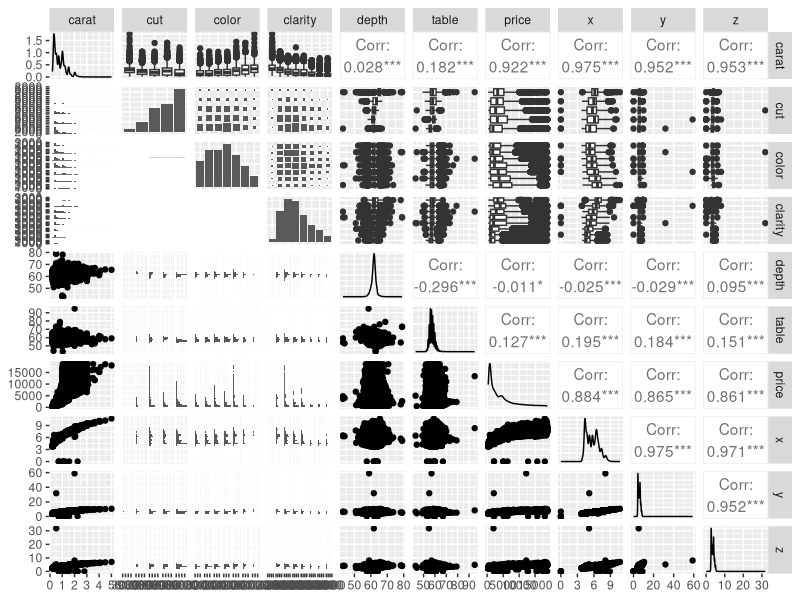
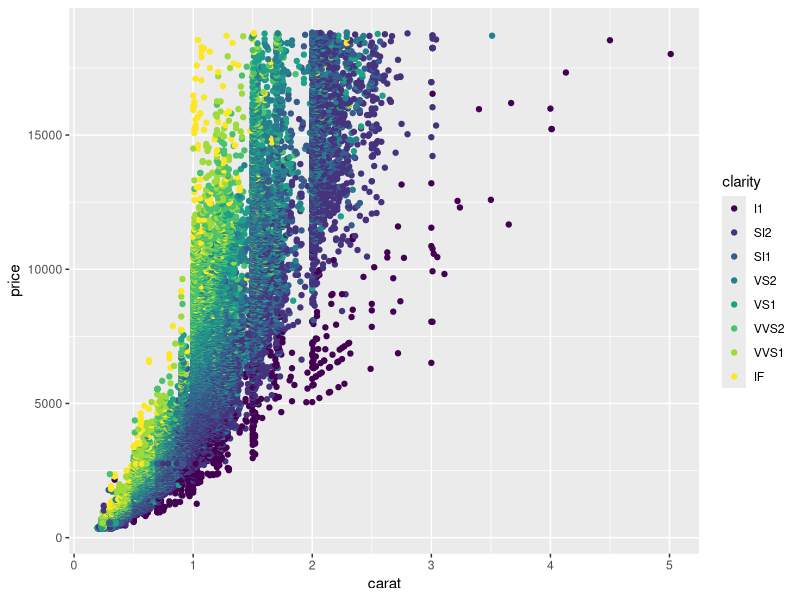
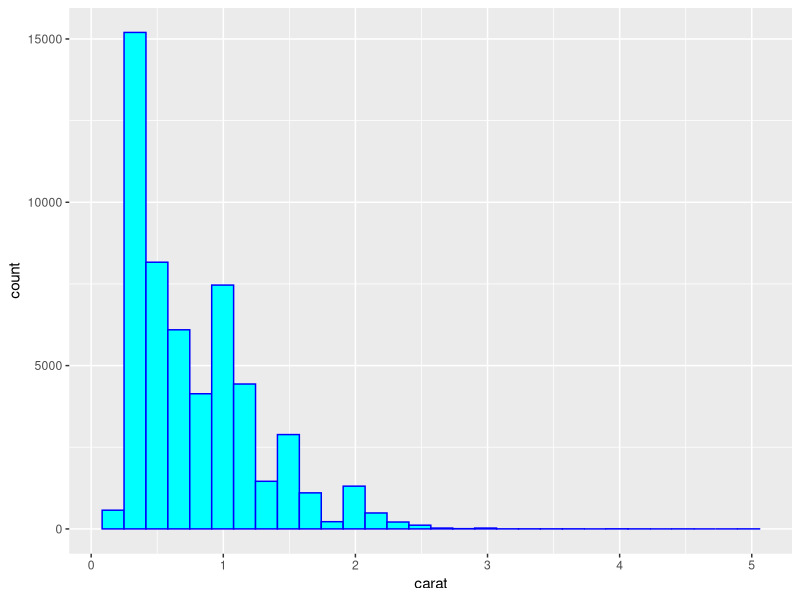
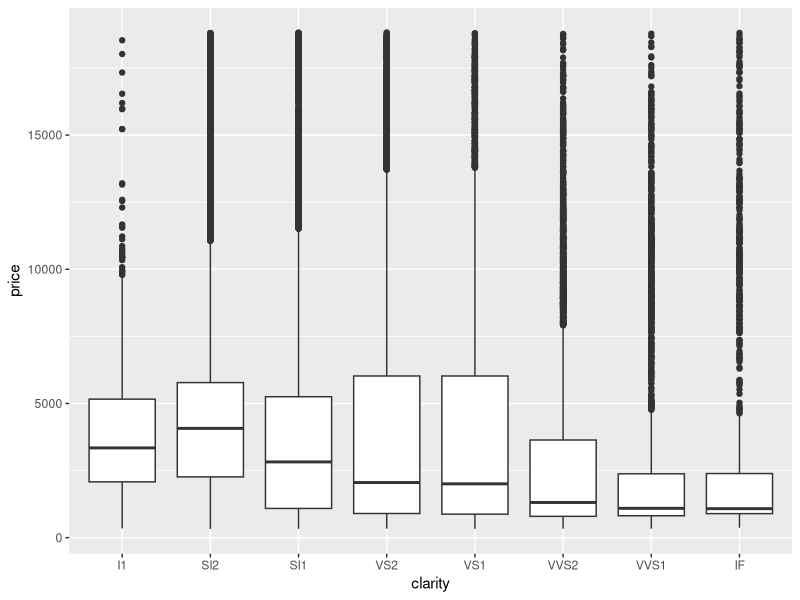

These charts were generated, in order, by the following R code:
## ---- chunk 1
library(tidyverse)
library(skimr)
library(GGally)
## ---- chunk 2
names(diamonds)
dim(diamonds)
summary(diamonds)
head(diamonds)
tail(diamonds)
skimr::skim(diamonds)
## ---- chunk 3
ggpairs(diamonds)
## ---- chunk 4
ggplot(data = diamonds, aes(x = carat , y = price))+
  geom_point(aes(color = clarity))
## ---- chunk 5
ggplot(data = diamonds, aes(x = carat))+
  geom_histogram(color = "blue", fill = "cyan")
## ---- chunk 6
ggplot(data = diamonds, aes(x = clarity , y = price))+
  geom_boxplot()
